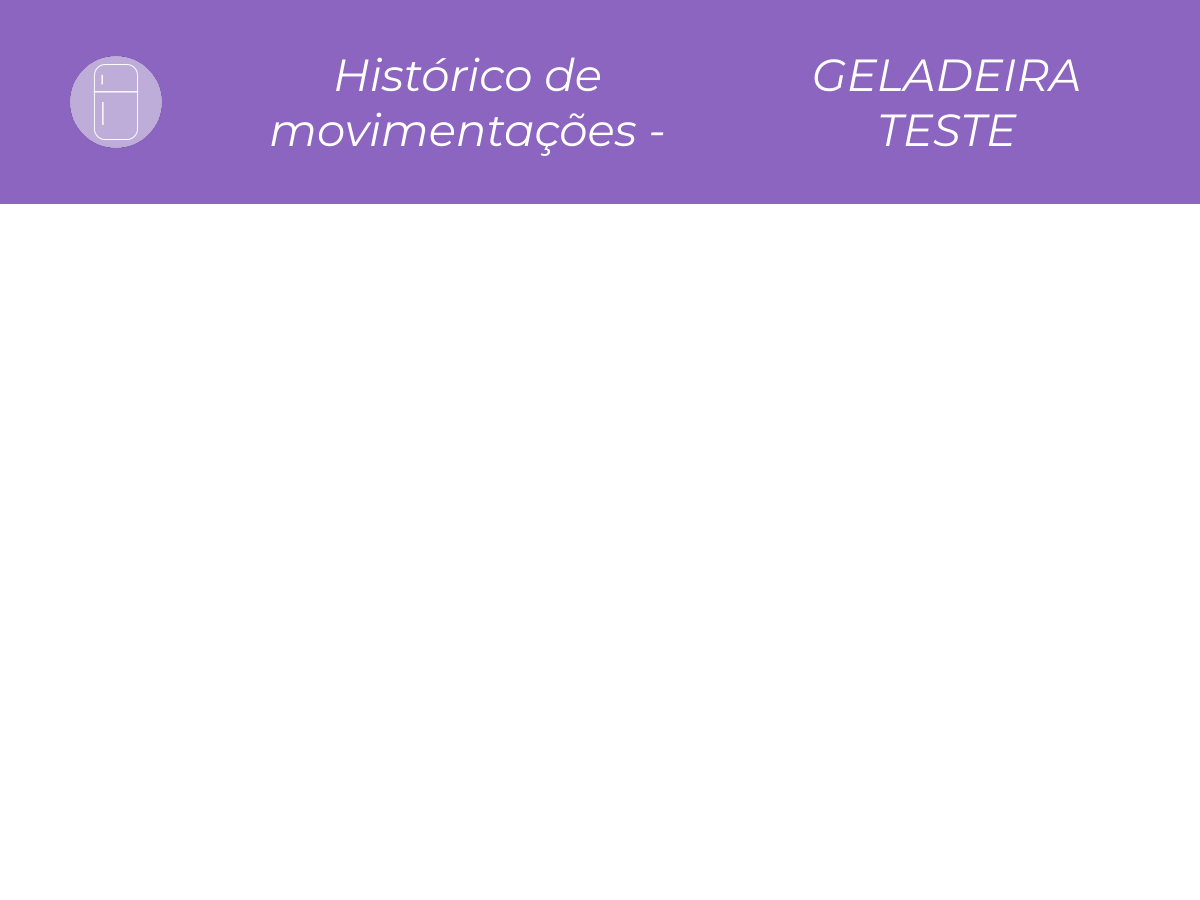
The app's page /geladeiras/geladeira/historico/1 (signed in, upper part), older data.
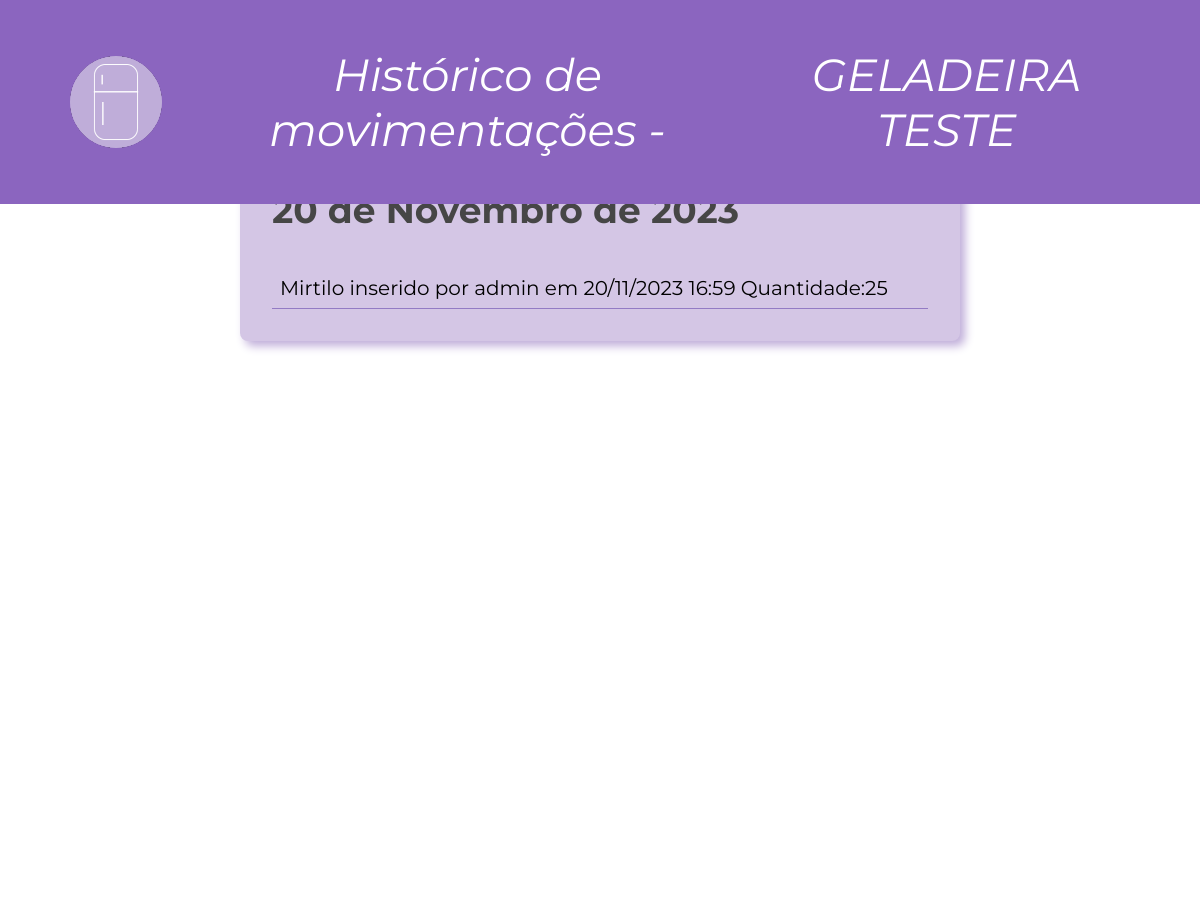
The same page, newer data.
### estoque/models.py (models this page shows, shortened)
class Log_Itens_Geladeira(models.Model):
    item_geladeira = models.ForeignKey('Item_Geladeira', on_delete=models.CASCADE)
    usuario = models.ForeignKey(User, on_delete=models.CASCADE)
    geladeira = models.ForeignKey(Geladeira, on_delete=models.CASCADE)
    dt_modificacao = models.DateField(auto_now=True, blank=False)
    descricao = models.CharField(max_length=100, blank=False)

### estoque/views.py (the view)
# urls.py: path('geladeiras/geladeira/historico/<int:pk>', views.HistoricoGeladeira.as_view(), name="historico_geladeira"),
class HistoricoGeladeira(LoginRequiredMixin, ListView): #View para exibir o histórico de alterações de uma geladeira
    template_name = "historico_movimentacoes_geladeira.html"
    model = Log_Itens_Geladeira
    def get_context_data(self, **kwargs):  # DEFINE O CONTEXTO
        context = super().get_context_data(**kwargs)
        dias_carregados = datetime.now().date() - timedelta(days=30)  # Pega a data correspondente a 30 dias atrás
        geladeira = Geladeira.objects.get(pk=self.kwargs['pk']) #Instancia um objeto de identificação da geladeira
        context['item_geladeira'] = Item_Geladeira.objects.filter(geladeira=geladeira) # Pega todos os objetos de item_geladeira que pertençam a geladeira do histórico
        context['geladeira'] = geladeira
        datas = Log_Itens_Geladeira.objects.filter(dt_modificacao__gte=dias_carregados, geladeira=geladeira).values_list('dt_modificacao', flat=True).distinct().order_by('-dt_modificacao')
        context['datas'] = datas
        context['historico'] = Log_Itens_Geladeira.objects.filter(dt_modificacao__gte=dias_carregados, geladeira=geladeira)
        return context

### estoque/templates/historico_movimentacoes_geladeira.html (shortened to what this page needs)
{% load static %}
{% block content %}
    <link rel="stylesheet" href="{% static 'css/styleHistorico.css' %}">
    <link rel="stylesheet" href="{% static 'css/styleFooterGeral.css' %}">
    <header>
            <nav class="top-nav">
                <div class="centered-text">
                    <div class="logo">
                         <a href="{% url 'estoque:geladeiras'%}"><img src="/static/img/logo.png"></a>
                    </div>
                </div>
                <a>Histórico de movimentações  -  </a><a> {{ geladeira.nome_geladeira }}</a>
            </nav>
        </header>
        {% for data in datas %}
            <ol style="--length: 5" role="list" class="list-log">
                <li class="logs">
                    <h3>{{ data }}</h3>
                    {% for log in historico %}
                        {% if log.dt_modificacao == data %}
                            <p>{{ log.descricao }}</p>
                        {% endif %}
                    {% endfor %}
                </li>
            </ol>
        {% endfor %}
{% endblock %}

Row changes from the older to the newer data that the page shows:
added Log_Itens_Geladeira: descricao "Mirtilo inserido por admin em 20/11/2023 16:59 Quantidade:25"
Text that changed along with them:
new list line: "20 de Novembro de 2023"
